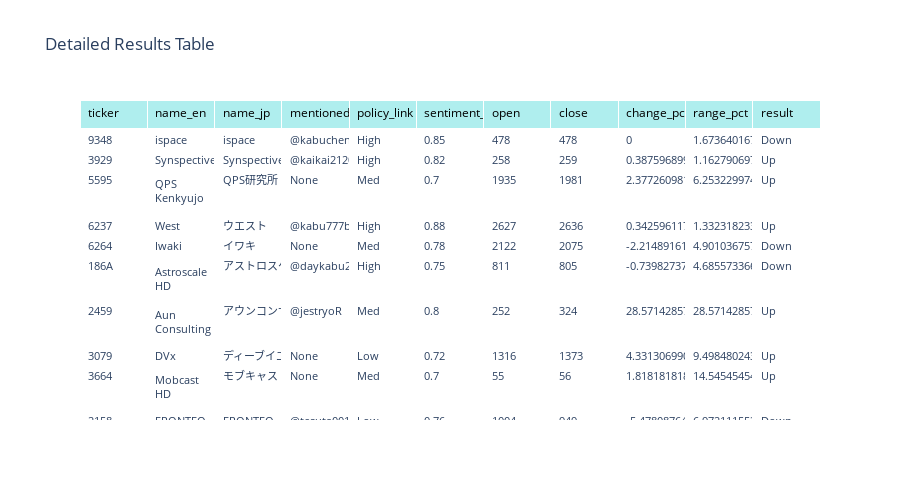

The code cell stored with this chart in its notebook:
### Markdown cell above
## 8. インタラクティブテーブル

### Code cell
# Plotlyのテーブル表示
table_df = df_results[['ticker', 'name_en', 'name_jp', 'mentioned_by_str', 'policy_link', 
                        'sentiment_score', 'open', 'close', 'change_pct', 'range_pct', 'result']].copy()

# セルの色を設定
def get_color(val, column):
    if column == 'result':
        if val == 'Up':
            return 'lightgreen'
        elif val == 'Down':
            return 'lightcoral'
        else:
            return 'lightgray'
    return 'white'

fig = go.Figure(data=[go.Table(
    header=dict(
        values=list(table_df.columns),
        fill_color='paleturquoise',
        align='left',
        font=dict(size=12, color='black')
    ),
    cells=dict(
        values=[table_df[col] for col in table_df.columns],
        fill_color='white',
        align='left',
        font=dict(size=11)
    )
)])

fig.update_layout(
    title='Detailed Results Table',
    height=500
)

fig.show()

### Figure 1 — Plotly figure (JSON) as saved in the notebook; plotly's stock layout.template omitted (floating-point values rounded to 4 significant figures; data arrays with more than 128 entries replaced by an {"elided": "..."} marker saying what was removed)
{"data": [{"cells": {"align": "left", "fill": {"color": "white"}, "font": {"size": 11}, "values": {"elided": "11x12 mixed values"}}, "header": {"align": "left", "fill": {"color": "paleturquoise"}, "font": {"color": "black", "size": 12}, "values": ["ticker", "name_en", "name_jp", "mentioned_by_str", "policy_link", "sentiment_score", "open", "close", "change_pct", "range_pct", "result"]}, "type": "table"}], "layout": {"height": 500, "title": {"text": "Detailed Results Table"}}}
